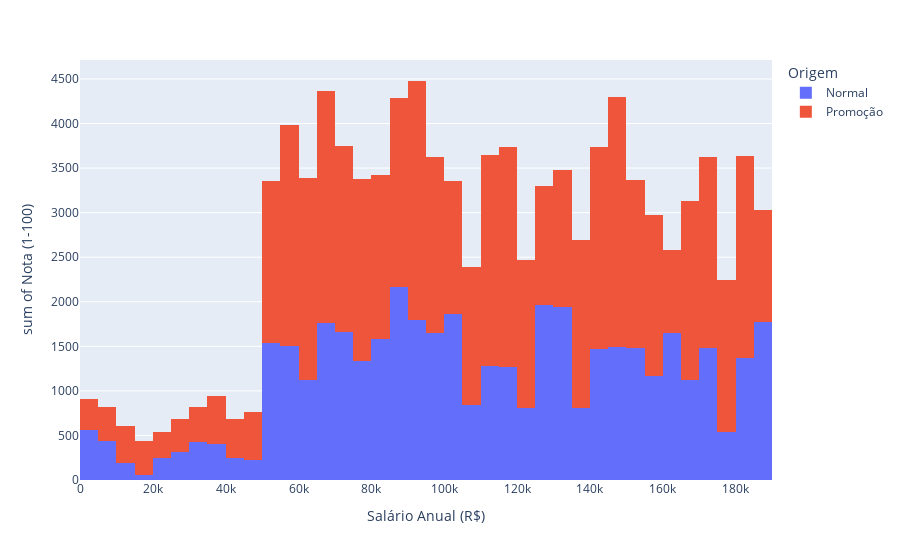

Here is the notebook cell this chart was saved with:
### Code cell
### Passo 5: Analise completa - traçar o perfil ideal de cliente / entender cada característica do cliente que impacta na sua nota

# criar grafico
aux = tabela[['Salário Anual (R$)', 'Nota (1-100)','Origem']]
grafico = px.histogram(aux, x="Salário Anual (R$)", y='Nota (1-100)', color='Origem')

# exibe o grafico
grafico.show()

### Figure 1 — Plotly figure (JSON) as saved in the notebook; plotly's stock layout.template omitted (floating-point values rounded to 4 significant figures; data arrays with more than 128 entries replaced by an {"elided": "..."} marker saying what was removed)
{"data": [{"alignmentgroup": "True", "bingroup": "x", "histfunc": "sum", "hovertemplate": "Origem=Normal<br>Salário Anual (R$)=%{x}<br>sum of Nota (1-100)=%{y}<extra></extra>", "legendgroup": "Normal", "marker": {"color": "#636efa", "pattern": {"shape": ""}}, "name": "Normal", "offsetgroup": "Normal", "orientation": "v", "showlegend": true, "type": "histogram", "x": {"elided": "799 int values"}, "xaxis": "x", "y": {"elided": "799 int values"}, "yaxis": "y"}, {"alignmentgroup": "True", "bingroup": "x", "histfunc": "sum", "hovertemplate": "Origem=Promoção<br>Salário Anual (R$)=%{x}<br>sum of Nota (1-100)=%{y}<extra></extra>", "legendgroup": "Promoção", "marker": {"color": "#EF553B", "pattern": {"shape": ""}}, "name": "Promoção", "offsetgroup": "Promoção", "orientation": "v", "showlegend": true, "type": "histogram", "x": {"elided": "1166 int values"}, "xaxis": "x", "y": {"elided": "1166 int values"}, "yaxis": "y"}], "layout": {"barmode": "relative", "legend": {"title": {"text": "Origem"}, "tracegroupgap": 0}, "margin": {"t": 60}, "xaxis": {"anchor": "y", "domain": [0, 1], "title": {"text": "Salário Anual (R$)"}}, "yaxis": {"anchor": "x", "domain": [0, 1], "title": {"text": "sum of Nota (1-100)"}}}}
